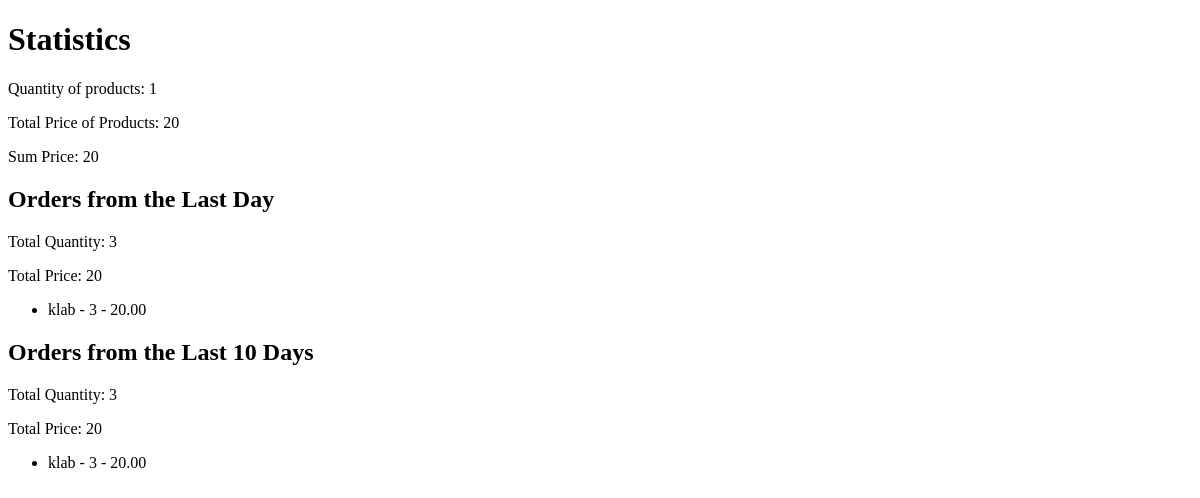
/statistics/, run on an earlier commit of the app's database.
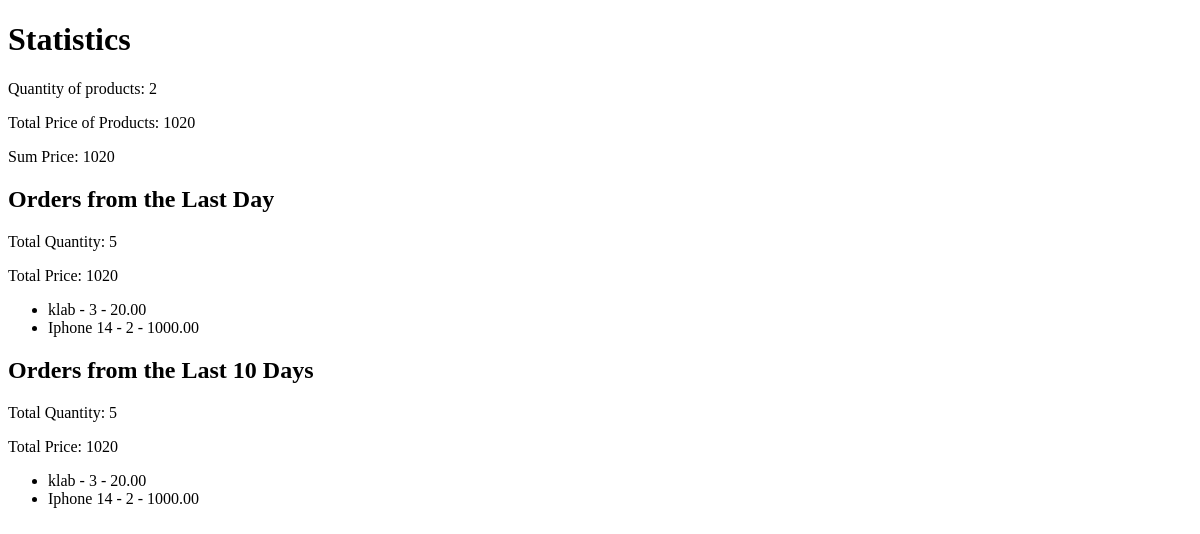
And on a later commit of the database.
### app/models.py (models this page shows, shortened)
class Order(models.Model):
    product = models.ForeignKey(Product, on_delete=models.CASCADE)
    customer = models.ForeignKey(Customer, on_delete=models.CASCADE)
    quantity = models.IntegerField()
    created_at = models.DateTimeField(auto_now_add=True)

class Product(models.Model):
    name = models.CharField(max_length=100)
    price = models.DecimalField(max_digits=10, decimal_places=2)
    quantity = models.IntegerField()

### app/views.py (the view)
# urls.py: path('statistics/', statistics_view, name='statistics'),
def statistics_view(request):
    quantity_count = Product.objects.aggregate(quantity_count=Count('quantity'))['quantity_count']
    product_sum = Product.objects.aggregate(total_price=Sum('price'))['total_price']
    sum_price = product_sum
    one_day_ago = timezone.now() - timedelta(days=1)
    orders_last_day = Order.objects.filter(created_at__gte=one_day_ago)
    ten_days_ago = timezone.now() - timedelta(days=10)
    orders_last_10_days = Order.objects.filter(created_at__gte=ten_days_ago)
    orders_last_day_stats = orders_last_day.aggregate(
        total_quantity=Sum('quantity'),
        total_price=Sum('product__price')
    )
    orders_last_10_days_stats = orders_last_10_days.aggregate(
        total_quantity=Sum('quantity'),
        total_price=Sum('product__price')
    )
    context = {
        'quantity_count': quantity_count,
        'product_sum': product_sum,
        'sum_price': sum_price,
        'orders_last_day': orders_last_day,
        'orders_last_day_stats': orders_last_day_stats,
        'orders_last_10_days': orders_last_10_days,
        'orders_last_10_days_stats': orders_last_10_days_stats,
    }
    return render(request, 'statistics.html', context)

### app/templates/statistics.html (shortened to what this page needs)
<!DOCTYPE html>
<html>
<head>
</head>
<body>
    <h1>Statistics</h1>
    <p>Quantity of products: {{ quantity_count }}</p>
    <p>Total Price of Products: {{ product_sum }}</p>
    <p>Sum Price: {{ sum_price }}</p>
    <h2>Orders from the Last Day</h2>
    <p>Total Quantity: {{ orders_last_day_stats.total_quantity }}</p>
    <p>Total Price: {{ orders_last_day_stats.total_price }}</p>
    <ul>
    {% for order in orders_last_day %}
        <li>{{ order.product.name }} - {{ order.quantity }} - {{ order.product.price }}</li>
    {% endfor %}
    </ul>
    <h2>Orders from the Last 10 Days</h2>
    <p>Total Quantity: {{ orders_last_10_days_stats.total_quantity }}</p>
    <p>Total Price: {{ orders_last_10_days_stats.total_price }}</p>
    <ul>
    {% for order in orders_last_10_days %}
        <li>{{ order.product.name }} - {{ order.quantity }} - {{ order.product.price }}</li>
    {% endfor %}
    </ul>
</body>
</html>

What changed in the data, as far as the page shows it:
added Order: product.name "Iphone 14", quantity "2", product.price "1000.00"
Also different on the page:
{{ quantity_count }}: "1" → "2"
{{ product_sum }}: "20" → "1020"
{{ sum_price }}: "20" → "1020"
{{ orders_last_day_stats.total_quantity }}: "3" → "5"
{{ orders_last_day_stats.total_price }}: "20" → "1020"
{{ orders_last_10_days_stats.total_quantity }}: "3" → "5"
{{ orders_last_10_days_stats.total_price }}: "20" → "1020"
